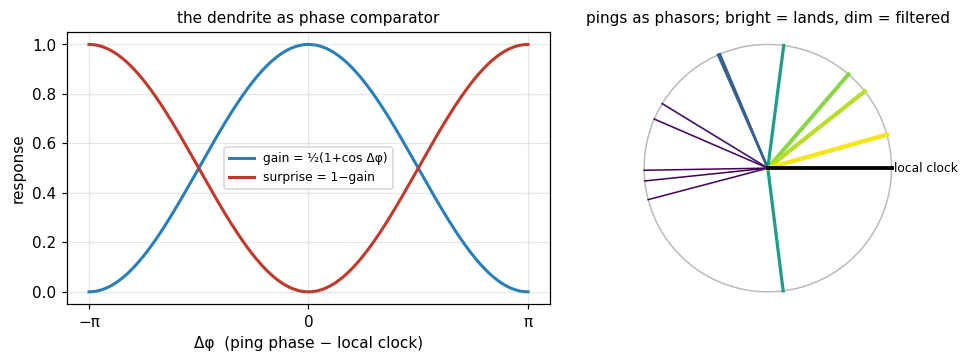

Write Python code to recreate this figure.
# The honest kernel under the starship: a dendrite is not a zip-decompressor,
# it's a PHASE COMPARATOR. Reception gated by coherence (Fries), phase preserved
# by carrying a complex phasor (janus), surprise = mismatch = the gamma burst.
import numpy as np, matplotlib; matplotlib.use("Agg"); import matplotlib.pyplot as plt

# a receiver locked to its own clock phase; pings arrive carrying a firing phase
phi_local = 0.0
dphi = np.linspace(-np.pi, np.pi, 400)
gain = 0.5*(1+np.cos(dphi))          # chandelier opens the gate when aligned
surprise = 1 - gain                   # gamma burst / prediction error when not

# stream of pings at random phases; how much each one "lands"
rng = np.random.default_rng(0)
pings = rng.uniform(-np.pi, np.pi, 12)
landed = 0.5*(1+np.cos(pings - phi_local))
print("phase-gated reception (receiver locked at phi=0):")
for p, g in sorted(zip(pings, landed)):
    bar = "#"*int(g*30)
    print(f"  ping phase {p:+.2f} rad  -> gain {g:.2f}  {bar}")
print(f"\n  aligned ping passes (gain ~1), antiphase ping blocked (gain ~0).")
print(f"  'received' kept complex: exp(i*dphi) -> phase survives, never collapsed to a scalar.")

fig, ax = plt.subplots(1, 2, figsize=(9.5, 3.4))
ax[0].plot(dphi, gain, lw=2, color="#2980b9", label="gain = ½(1+cos Δφ)")
ax[0].plot(dphi, surprise, lw=2, color="#c0392b", label="surprise = 1−gain")
ax[0].set_xlabel("Δφ  (ping phase − local clock)"); ax[0].set_ylabel("response")
ax[0].set_title("the dendrite as phase comparator", fontsize=10)
ax[0].legend(fontsize=8); ax[0].grid(alpha=.3)
ax[0].set_xticks([-np.pi,0,np.pi]); ax[0].set_xticklabels(["−π","0","π"])
th = np.linspace(0,2*np.pi,400)
ax[1].plot(np.cos(th), np.sin(th), color="#bbb", lw=1)
for p in pings:
    g = 0.5*(1+np.cos(p-phi_local))
    ax[1].plot([0,np.cos(p)],[0,np.sin(p)], color=plt.cm.viridis(g), lw=1+2*g)
ax[1].plot([0,1],[0,0], color="k", lw=2.5)  # local clock
ax[1].text(1.02,0,"local clock", fontsize=8, va="center")
ax[1].set_aspect("equal"); ax[1].axis("off")
ax[1].set_title("pings as phasors; bright = lands, dim = filtered", fontsize=10)
plt.tight_layout(); plt.savefig("coherence_gate.png", dpi=110, bbox_inches="tight")
print("saved coherence_gate.png")
